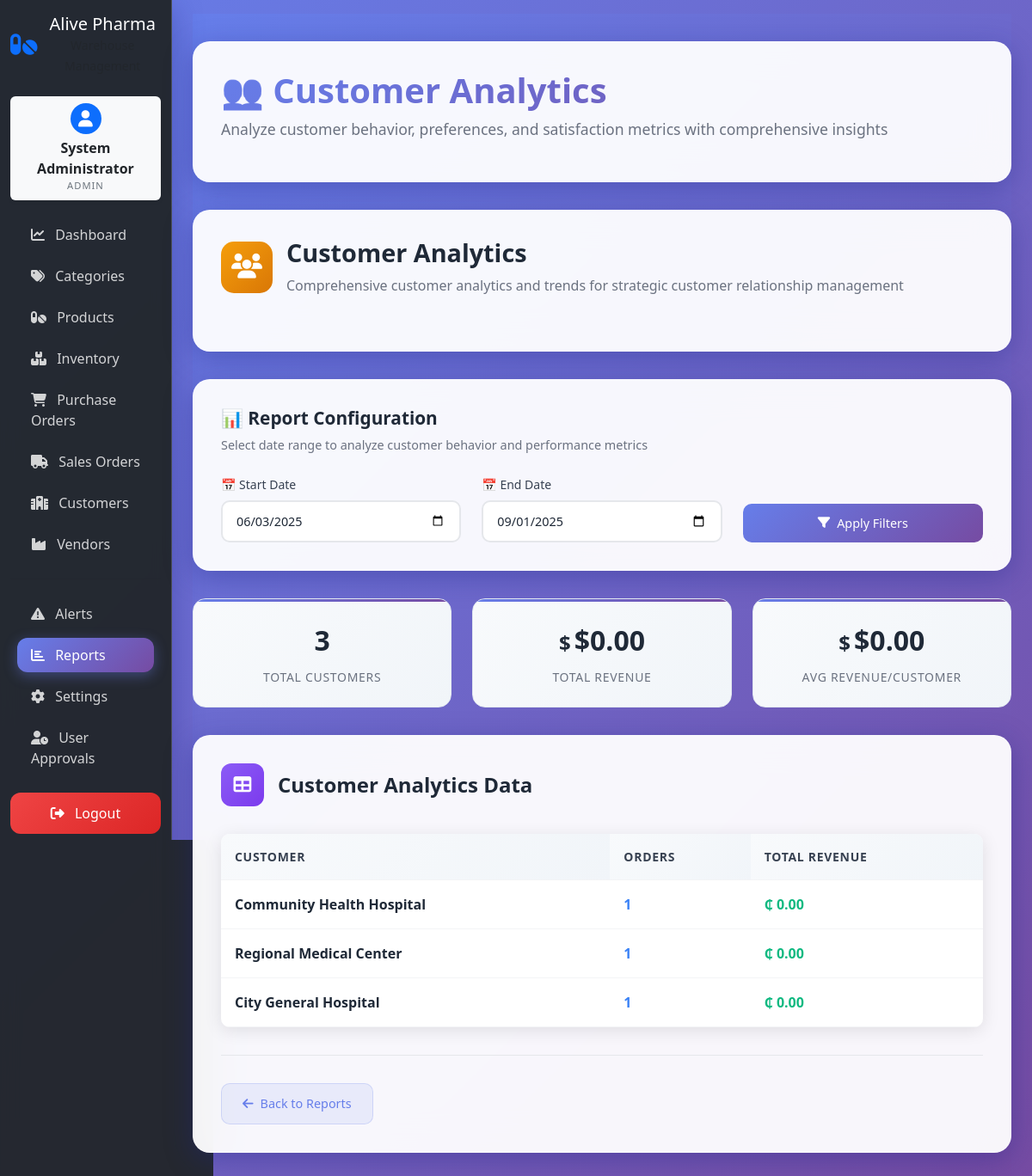
Page /reports/customers (signed in) on the committed database.
### app/models/models.py (models this page shows)
class User(Base):
    __tablename__ = "users"
    id = Column(Integer, primary_key=True, index=True)
    username = Column(String(50), unique=True, index=True, nullable=False)
    email = Column(String(100), unique=True, index=True, nullable=False)
    full_name = Column(String(100), nullable=False)
    hashed_password = Column(String(255), nullable=False)
    role = Column(String(20), nullable=False, default="staff")  # admin, manager, staff
    hospital_id = Column(Integer, ForeignKey("customers.id"), nullable=True)  # Link staff to hospital
    is_active = Column(Boolean, default=True)
    requires_approval = Column(Boolean, default=True)  # New users require admin approval
    is_approved = Column(Boolean, default=False)  # Admin approval status
    approved_by = Column(Integer, ForeignKey("users.id"), nullable=True)  # Who approved the user
    approved_at = Column(DateTime, nullable=True)  # When the user was approved
    created_at = Column(DateTime, default=datetime.utcnow)
    updated_at = Column(DateTime, default=datetime.utcnow, onupdate=datetime.utcnow)
    hospital = relationship("Customer", foreign_keys=[hospital_id])
    approver = relationship("User", foreign_keys=[approved_by], remote_side=[id])

class Customer(Base):
    __tablename__ = "customers"
    id = Column(Integer, primary_key=True, index=True)
    name = Column(String(100), nullable=False)  # Hospital name
    contact_person = Column(String(100))
    email = Column(String(100))
    phone = Column(String(20))
    address = Column(Text)
    city = Column(String(50))
    credit_limit = Column(DECIMAL(12, 2), default=0.00)
    payment_terms = Column(String(50))
    is_active = Column(Boolean, default=True)
    created_at = Column(DateTime, default=datetime.utcnow)
    sales_orders = relationship("SalesOrder", back_populates="customer")
    hospital_inventory = relationship("HospitalInventory", back_populates="hospital")
    staff_users = relationship("User", foreign_keys="User.hospital_id", back_populates="hospital")

### app/routes/reports.py (the view)
@router.get("/customers", response_class=HTMLResponse)
async def customer_analytics(
    request: Request,
    start_date: str = Query(None),
    end_date: str = Query(None),
    current_user: User = Depends(check_user_roles_from_cookie(["staff", "manager"])),
    db: Session = Depends(get_db)
):
    if start_date:
        start_date = datetime.strptime(start_date, "%Y-%m-%d")
    else:
        start_date = datetime.utcnow() - timedelta(days=90)
    if end_date:
        end_date = datetime.strptime(end_date, "%Y-%m-%d")
    else:
        end_date = datetime.utcnow()
    if current_user.role == "staff" and current_user.hospital_id:
        customer_data = generate_hospital_customer_analytics(db, start_date, end_date, current_user.hospital_id)
    else:
        customer_data = generate_customer_analytics(db, start_date, end_date)
    return templates.TemplateResponse("reports/customers.html", {
        "request": request,
        "customer_data": customer_data,
        "start_date": start_date,
        "end_date": end_date,
        "current_user": current_user
    })

### app/templates/reports/customers.html (shortened to what this page needs)
{% extends "base.html" %}
{% block content %}
<div class="customer-dashboard">
    <div class="dashboard-header">
        <h1>👥 Customer Analytics</h1>
        <p>Analyze customer behavior, preferences, and satisfaction metrics with comprehensive insights</p>
    </div>
    <div class="analytics-section">
        <div class="analytics-header">
            <div class="analytics-icon">
                <i class="fas fa-users"></i>
            </div>
            <div class="analytics-info">
                <h2>Customer Analytics</h2>
                <p>Comprehensive customer analytics and trends for strategic customer relationship management</p>
            </div>
        </div>
    </div>
    <div class="filters-section">
        <div class="filters-header">
            <h3>📊 Report Configuration</h3>
            <p>Select date range to analyze customer behavior and performance metrics</p>
        </div>
        <form method="GET" action="/reports/customers">
            <div class="filters-grid">
                <div class="form-group">
                    <label for="start_date" class="form-label">📅 Start Date</label>
                    <input type="date" id="start_date" name="start_date" class="form-input"
                           value="{{ start_date.strftime('%Y-%m-%d') if start_date else '' }}">
                </div>
                <div class="form-group">
                    <label for="end_date" class="form-label">📅 End Date</label>
                    <input type="date" id="end_date" name="end_date" class="form-input"
                           value="{{ end_date.strftime('%Y-%m-%d') if end_date else '' }}">
                </div>
                <div class="form-group">
                    <button type="submit" class="filter-btn">
                        <i class="fas fa-filter"></i>
                        Apply Filters
                    </button>
                </div>
            </div>
        </form>
    </div>
    <div class="stats-grid">
        <div class="stat-card">
            <div class="stat-value">{{ customer_data.total_customers if customer_data else 0 }}</div>
            <div class="stat-label">Total Customers</div>
        </div>
        <div class="stat-card">
            <div class="stat-value currency">${{ "%.2f"|format(customer_data.total_revenue) if customer_data else 0 }}</div>
            <div class="stat-label">Total Revenue</div>
        </div>
        <div class="stat-card">
            <div class="stat-value currency">${{ "%.2f"|format(customer_data.avg_revenue_per_customer) if customer_data else 0 }}</div>
            <div class="stat-label">Avg Revenue/Customer</div>
        </div>
    </div>
    <div class="data-section">
        <div class="data-header">
            <div class="data-icon">
                <i class="fas fa-table"></i>
            </div>
            <h3 class="data-title">Customer Analytics Data</h3>
        </div>
        <table class="data-table">
            <thead>
                <tr>
                    <th>Customer</th>
                    <th>Orders</th>
                    <th>Total Revenue</th>
                </tr>
            </thead>
            <tbody>
                {% if customer_data and customer_data.customers %}
                {% for customer in customer_data.customers %}
                <tr>
                    <td class="customer-name">{{ customer.name }}</td>
                    <td class="orders-count">{{ customer.total_orders }}</td>
                    <td class="revenue-amount">{{ '%.2f'|format(customer.total_revenue) }}</td>
                </tr>
                {% endfor %}
                {% endif %}
            </tbody>
        </table>
        <div class="export-actions">
            <a href="/reports" class="action-btn btn-secondary">
                <i class="fas fa-arrow-left"></i>
                Back to Reports
            </a>
        </div>
    </div>
</div>
{% endblock %}

### app/templates/base.html (shortened to what this page needs)
<!DOCTYPE html>
<html lang="en">
<head>
    <link href="https://cdn.jsdelivr.net/npm/bootstrap@5.3.0/dist/css/bootstrap.min.css" rel="stylesheet">
    <link href="https://cdnjs.cloudflare.com/ajax/libs/font-awesome/6.4.0/css/all.min.css" rel="stylesheet">
    <link href="/static/css/main.css" rel="stylesheet">
</head>
<body class="bg-light">
    <div class="container-fluid">
        <div class="row">
            <nav class="col-md-3 col-lg-2 d-md-block bg-dark sidebar collapse" style="min-height: 100vh;">
                <div class="position-sticky pt-3">
                    <div class="text-center mb-4">
                        <div class="d-flex align-items-center justify-content-center">
                            <i class="fas fa-pills text-primary fs-3 me-2"></i>
                            <div>
                                <h5 class="text-white mb-0">Alive Pharma</h5>
                                <small class="text-muted">Warehouse Management</small>
                            </div>
                        </div>
                    </div>
                    <div class="user-profile-card mb-3 p-2 text-center bg-light rounded shadow-sm" style="max-width: 180px; margin-left: auto; margin-right: auto;">
                        <div class="d-flex flex-column align-items-center">
                            <div class="profile-avatar bg-primary text-white rounded-circle mb-1 d-flex align-items-center justify-content-center" style="width:36px; height:36px; font-size:1.2rem;">
                                <i class="fas fa-user"></i>
                            </div>
                            <div>
                                <div class="fw-bold text-dark" style="font-size:1rem;">
                                    {% if current_user.role == 'staff' and current_user.hospital %}
                                        {{ current_user.hospital.name }}
                                    {% else %}
                                        {{ current_user.full_name or current_user.username }}
                                    {% endif %}
                                </div>
                                <div class="text-uppercase text-secondary small" style="letter-spacing:1px; font-size:0.7rem;">
                                    {% if current_user.role == 'staff' and current_user.hospital %}
                                        STAFF
                                    {% else %}
                                        {{ current_user.role|upper }}
                                    {% endif %}
                                </div>
                            </div>
                        </div>
                    </div>
                    <ul class="nav flex-column">
                        <li class="nav-item">
                            <a class="nav-link text-white {% if request.url.path == '/dashboard/' %}active{% endif %}" href="/dashboard/">
                                <i class="fas fa-chart-line me-2"></i>
                                Dashboard
                            </a>
                        </li>
                        <li class="nav-item">
                            <a class="nav-link text-white {% if request.url.path.startswith('/categories') %}active{% endif %}" href="/categories/">
                                <i class="fas fa-tags me-2"></i>
                                Categories
                            </a>
                        </li>
                        <li class="nav-item">
                            <a class="nav-link text-white {% if request.url.path.startswith('/products') %}active{% endif %}" href="/products/">
                                <i class="fas fa-pills me-2"></i>
                                Products
                            </a>
                        </li>
                        <li class="nav-item">
                            <a class="nav-link text-white {% if request.url.path.startswith('/inventory') %}active{% endif %}" href="/inventory/">
                                <i class="fas fa-boxes me-2"></i>
                                {% if current_user.role == 'staff' %}
                                Hospital Inventory
                                {% else %}
                                Inventory
                                {% endif %}
                            </a>
                        </li>
                        {% if current_user.role in ['admin', 'manager'] %}
                        <li class="nav-item">
                            <a class="nav-link text-white {% if request.url.path.startswith('/purchase-orders') %}active{% endif %}" href="/purchase-orders/">
                                <i class="fas fa-shopping-cart me-2"></i>
                                Purchase Orders
                            </a>
                        </li>
                        {% endif %}
                        <li class="nav-item">
                            <a class="nav-link text-white " href="{% if current_user.role == 'staff' %}/sales-orders/my-orders{% else %}/sales-orders/{% endif %}">
                                <i class="fas fa-truck me-2"></i>
                                {% if current_user.role == 'staff' %}
                                My Orders
                                {% else %}
                                Sales Orders
                                {% endif %}
                            </a>
                        </li>
                        {% if current_user.role in ['admin', 'manager'] %}
                        <li class="nav-item">
                            <a class="nav-link text-white {% if request.url.path.startswith('/customers') %}active{% endif %}" href="/customers/">
                                <i class="fas fa-hospital me-2"></i>
                                Customers
                            </a>
                        </li>
                        <li class="nav-item">
                            <a class="nav-link text-white {% if request.url.path.startswith('/vendors') %}active{% endif %}" href="/vendors/">
                                <i class="fas fa-industry me-2"></i>
                                Vendors
                            </a>
                        </li>
                        {% endif %}
                        <hr class="text-muted my-3">
                        {% if current_user.role in ['admin', 'manager'] %}
                        <li class="nav-item">
                            <a class="nav-link text-white {% if request.url.path.startswith('/alerts') %}active{% endif %}" href="/alerts/">
                                <i class="fas fa-exclamation-triangle me-2"></i>
                                Alerts
                            </a>
                        </li>
                        <li class="nav-item">
                            <a class="nav-link text-white {% if request.url.path.startswith('/reports') %}active{% endif %}" href="/reports/">
                                <i class="fas fa-chart-bar me-2"></i>
                                Reports
                            </a>
                        </li>
                        {% endif %}
                        {% if current_user.role in ['admin', 'manager'] %}
                        <li class="nav-item">
                            <a class="nav-link text-white {% if request.url.path.startswith('/settings') %}active{% endif %}" href="/settings/">
                                <i class="fas fa-cog me-2"></i>
                                Settings
                            </a>
                        </li>
                        <li class="nav-item">
                            <a class="nav-link text-white {% if request.url.path.startswith('/auth/pending-users') %}active{% endif %}" href="/auth/pending-users">
                                <i class="fas fa-user-clock me-2"></i>
                                User Approvals
                            </a>
                        </li>
                        {% endif %}
                    </ul>
                    <div class="mt-auto pt-3">
                        <form action="/auth/logout" method="post" class="d-grid">
                            <button type="submit" class="btn btn-danger">
                                <i class="fas fa-sign-out-alt me-2"></i>
                                Logout
                            </button>
                        </form>
                    </div>
                </div>
            </nav>
            <main class="col-md-9 ms-sm-auto col-lg-10 px-md-4">
                <div class="pt-3 pb-2 mb-3">
                    {% block content %}{% endblock %}
                </div>
            </main>
        </div>
    </div>
</body>
</html>

### rows in the picture
User: full_name "System Administrator", role "ADMIN"
Customer: name "Community Health Hospital", total_orders "1", total_revenue "0.00"
Customer: name "Regional Medical Center", total_orders "1", total_revenue "0.00"
Customer: name "City General Hospital", total_orders "1", total_revenue "0.00"

### other values in the picture
{{ customer_data.total_customers if customer_data else 0 }} "3"
{{ "%.2f"|format(customer_data.total_revenue) if customer_data else 0 }} "0.00"
